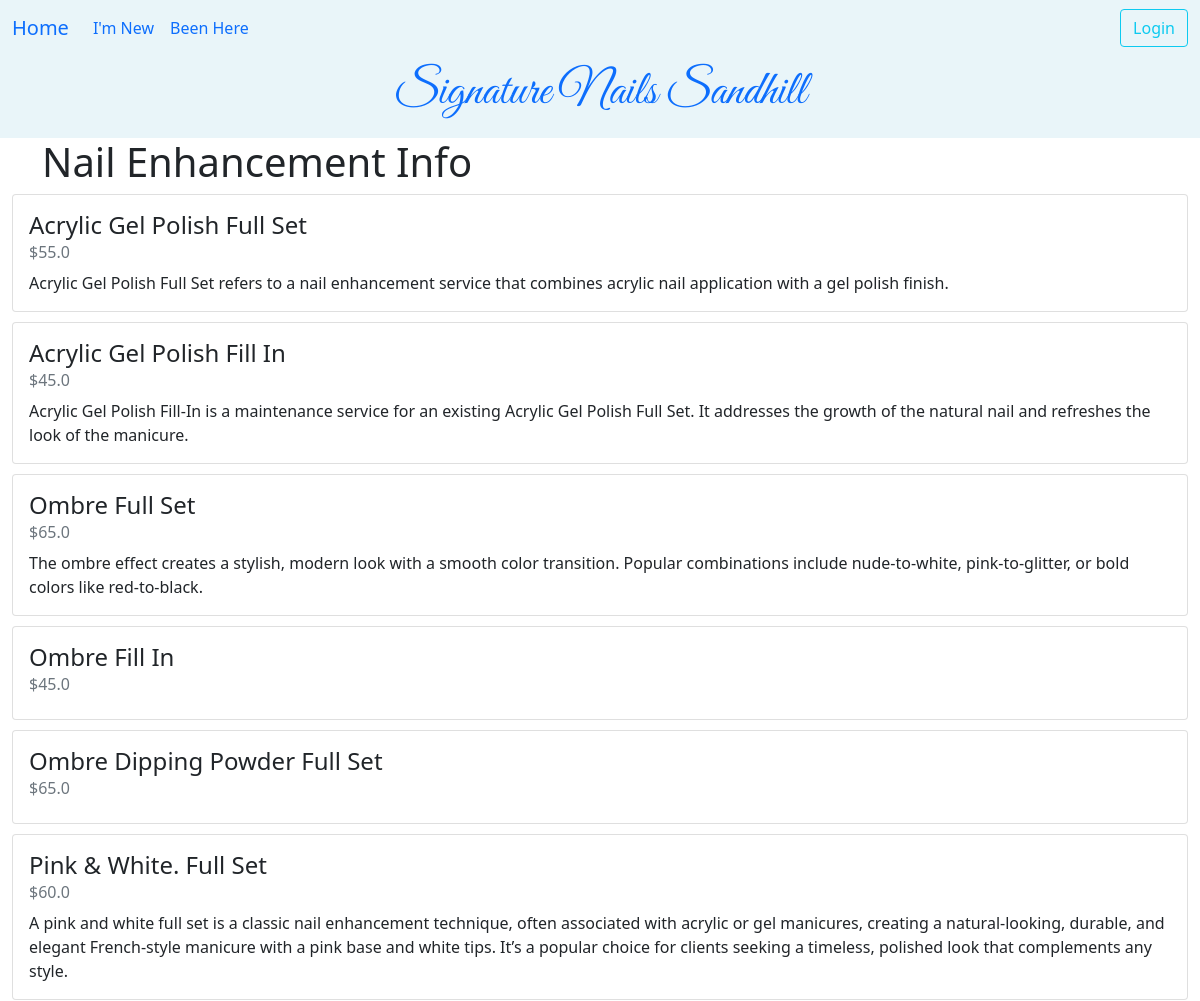
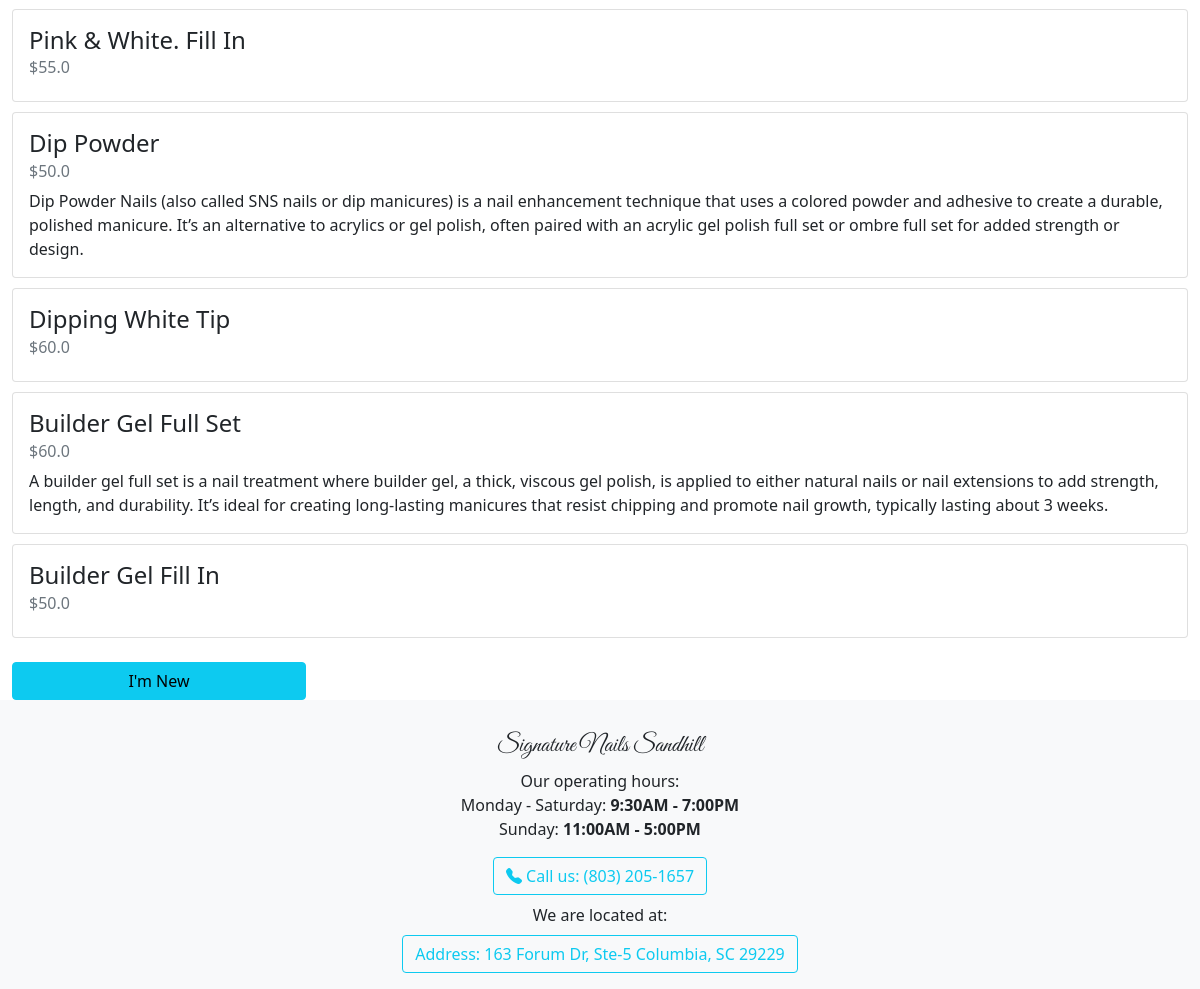
The page /ledger/service/info/Nail Enhancement/ on the database its author committed (2 pictures, top to bottom).
### ledger/models.py (models this page shows, shortened)
class Service(models.Model):
    class Category(models.TextChoices):
        baby = "Baby"
        kid = "Kid"
        nail = "Nail Enhancement"
        mani = "Manicure"
        eyelash = "Eyelash Extensions"
        pedi = "Pedicure"
        wax = "Wax"
        yfix = "YFix"
    service = models.CharField(max_length=30)
    price = models.FloatField(validators=[MinValueValidator(0.0)])
    time_perform = models.DurationField(default=timezone.timedelta(minutes=45))
    description = models.CharField(max_length=800, null=True, blank=True)
    owner = models.ForeignKey(settings.AUTH_USER_MODEL, on_delete=models.CASCADE)
    category = models.CharField(choices=Category.choices, max_length=20, default=Category.nail, help_text="Choose one of the categories.")
    stripe_product_id = models.CharField(max_length=100, null=True, blank=True)
    def __str__(self) -> str:
        return self.service
    class Meta:
        unique_together = ('service','price')
        ordering = ['category']

### ledger/views.py (the view)
# urls.py: path('ledger/service/info/<str:category>/', views.services_info, name='service_info'),
def services_info(request, category):
    template = "ledger/services_info.html"
    allServices = Service.objects.filter(category=category)
    return render(request, template, {'allServices': allServices, 'category': category})

### ledger/templates/ledger/services_info.html (shortened to what this page needs)
{% extends 'base.html' %}
{% block heading %}
<h1 class="title">{{ category | title }} Info</h1>
{% endblock heading %}
{% block content %}
<div style="display: flex; flex-direction: column; gap: 10px;">
    {% for service in allServices %}
        <div class="card" style="width: auto;">
            <div class="card-body">
                <h4 class="card-title">{{ service | title }}</h4>
                <h6 class="card-subtitle mb-2 text-secondary">${{ service.price }}</h6>
                <div class="card-text">
                    {{ service.description }}
                </div>
            </div>
        </div>
    {% endfor %}
</div>
<br>
<a class="btn btn-info w-25" href="{% url 'datHen:first_step' %}">I'm New</a>
{% endblock content %}

### rows shown on the page
Service: service "Acrylic Gel Polish Full Set", price "55.0", description "Acrylic Gel Polish Full Set refers to a nail enhancement service that combines acrylic nail application with a gel polish finish."
Service: service "Acrylic Gel Polish Fill In", price "45.0", description "Acrylic Gel Polish Fill-In is a maintenance service for an existing Acrylic Gel Polish Full Set. It addresses the growth of the natural nail and refreshes the look of the manicure."
Service: service "Ombre Full Set", price "65.0", description "The ombre effect creates a stylish, modern look with a smooth color transition. Popular combinations include nude-to-white, pink-to-glitter, or bold colors like red-to-black."
Service: service "Ombre Fill In", price "45.0"
Service: service "Ombre Dipping Powder Full Set", price "65.0"
Service: service "Pink & White. Full Set", price "60.0", description "A pink and white full set is a classic nail enhancement technique, often associated with acrylic or gel manicures, creating a natural-looking, durable, and elegant French-style manicure with a pink base and white tips. It’s a popular choice for clients seeking a timeless, polished look that complements any style."
Service: service "Pink & White. Fill In", price "55.0"
Service: service "Dip Powder", price "50.0", description "Dip Powder Nails (also called SNS nails or dip manicures) is a nail enhancement technique that uses a colored powder and adhesive to create a durable, polished manicure. It’s an alternative to acrylics or gel polish, often paired with an acrylic gel polish full set or ombre full set for added strength or design."
Service: service "Dipping White Tip", price "60.0"
Service: service "Builder Gel Full Set", price "60.0", description "A builder gel full set is a nail treatment where builder gel, a thick, viscous gel polish, is applied to either natural nails or nail extensions to add strength, length, and durability. It’s ideal for creating long-lasting manicures that resist chipping and promote nail growth, typically lasting about 3 weeks."
Service: service "Builder Gel Fill In", price "50.0"

### other values the page prints
{{ category | title }} "Nail Enhancement"
